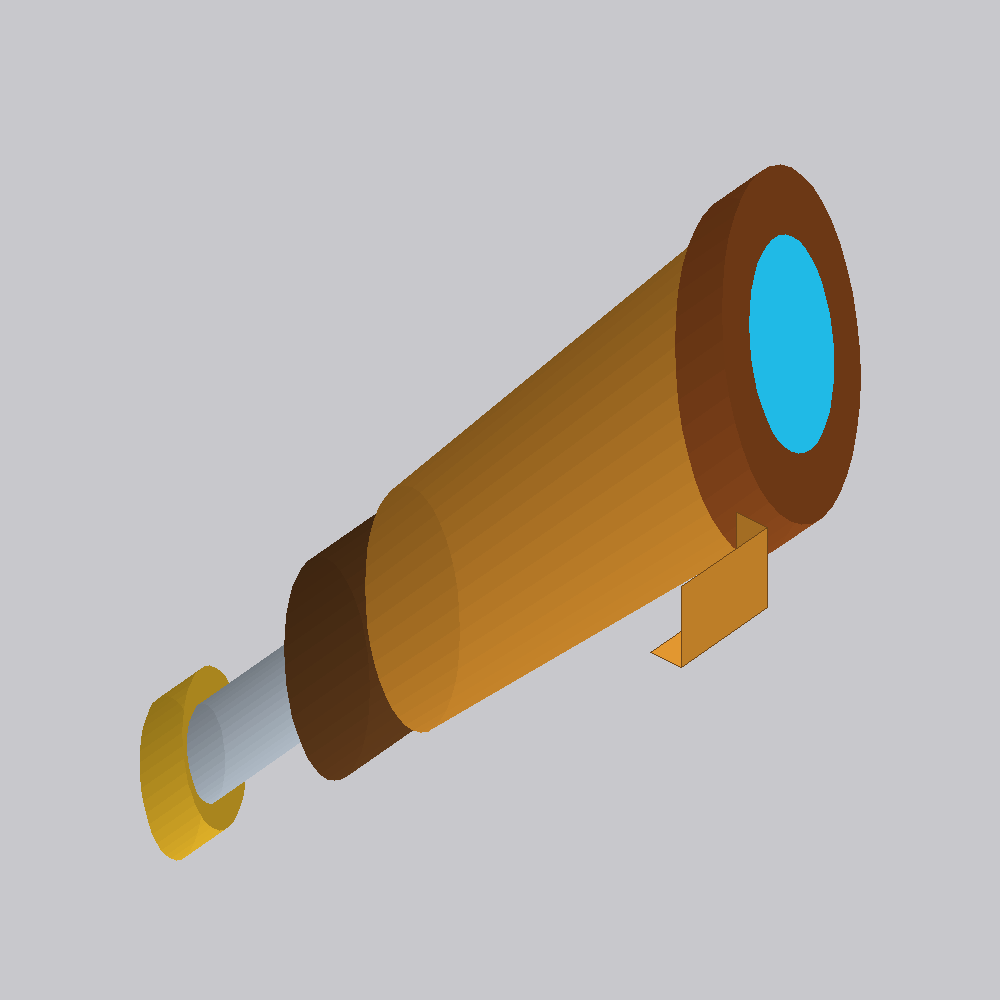

Write Python code to recreate this figure.
"""3/4-view preview of the stylized spyglass."""

from __future__ import annotations

import math
from pathlib import Path

from PIL import Image, ImageDraw

import params as P

OUT = Path(__file__).resolve().parent / "preview.png"


def proj(x, y, z):
    sx = 0.82 * x + 0.48 * z
    sy = -0.40 * x + 0.86 * y + 0.16 * z
    return sx, sy


def circle_pts(x, r, n=48):
    return [proj(x, r * math.cos(a), r * math.sin(a)) for a in [2 * math.pi * i / n for i in range(n)]]


def to_px(pts, bounds, size, pad=0.14):
    minx, miny, maxx, maxy = bounds
    out = []
    for sx, sy in pts:
        px = int((sx - minx) / (maxx - minx) * (1 - 2 * pad) * size + pad * size)
        py = int((sy - miny) / (maxy - miny) * (1 - 2 * pad) * size + pad * size)
        out.append((px, py))
    return out


def shade(rgb, k):
    return tuple(max(0, min(255, int(c * k))) for c in rgb)


def draw_cyl(draw, x0, x1, r0, r1, rgb, bounds, size, hole_r=None):
    n = 40
    # body as strips around the circumference, back faces first
    strips = []
    for i in range(n):
        a0 = 2 * math.pi * i / n
        a1 = 2 * math.pi * (i + 1) / n
        y0, z0 = r0 * math.cos(a0), r0 * math.sin(a0)
        y1, z1 = r0 * math.cos(a1), r0 * math.sin(a1)
        y2, z2 = r1 * math.cos(a1), r1 * math.sin(a1)
        y3, z3 = r1 * math.cos(a0), r1 * math.sin(a0)
        mid_z = 0.25 * (z0 + z1 + z2 + z3)
        # lighting from upper-left
        ny = math.cos((a0 + a1) * 0.5)
        nz = math.sin((a0 + a1) * 0.5)
        lit = 0.55 + 0.45 * max(0.0, ny * 0.3 + nz * 0.2 + 0.5)
        strips.append((mid_z, [(x0, y0, z0), (x0, y1, z1), (x1, y2, z2), (x1, y3, z3)], lit))
    strips.sort(key=lambda s: s[0])
    for _, quad, lit in strips:
        draw.polygon(to_px([proj(*p) for p in quad], bounds, size), fill=shade(rgb, lit))
    # front cap
    cap = circle_pts(x1, r1, n)
    draw.polygon(to_px(cap, bounds, size), fill=shade(rgb, 0.72))
    if hole_r:
        hole = circle_pts(x1 + 0.2, hole_r, n)
        draw.polygon(to_px(hole, bounds, size), fill=(32, 186, 230) if hole_r == P.LENS_R else shade(rgb, 0.35))


def render(size=1000):
    samples = []
    for x, r in (
        (P.EYE_X, P.EYE_R),
        (P.EYE_X + P.EYE_L, P.EYE_R),
        (P.SILVER_X, P.SILVER_R),
        (P.BARREL_X1, P.BARREL_R1),
        (P.RIM_X + P.RIM_L, P.RIM_R_OUT),
        (P.LENS_X + P.LENS_L, P.LENS_R),
        (P.SIGHT_X1, P.SIGHT_Y1),
    ):
        samples.extend(circle_pts(x, r if r < 80 else 30))
    samples.append(proj(P.SIGHT_X0, P.SIGHT_Y1, P.SIGHT_Z0))
    samples.append(proj(P.SIGHT_X1, P.SIGHT_Y1, P.SIGHT_Z1))
    xs = [p[0] for p in samples]
    ys = [p[1] for p in samples]
    bounds = (min(xs), min(ys), max(xs), max(ys))

    img = Image.new("RGB", (size, size), (200, 200, 204))
    draw = ImageDraw.Draw(img)

    draw_cyl(draw, P.EYE_X, P.EYE_X + P.EYE_L, P.EYE_R, P.EYE_R, P.GOLD[:3], bounds, size)
    draw_cyl(draw, P.SILVER_X, P.SILVER_X + P.SILVER_L, P.SILVER_R, P.SILVER_R, P.CHROME[:3], bounds, size)
    draw_cyl(draw, P.COLLAR_X, P.COLLAR_X + P.COLLAR_L, P.COLLAR_R, P.COLLAR_R, P.COLLAR[:3], bounds, size)
    draw_cyl(draw, P.BARREL_X0, P.BARREL_X1, P.BARREL_R0, P.BARREL_R1, P.WOOD[:3], bounds, size)
    draw_cyl(
        draw,
        P.RIM_X,
        P.RIM_X + P.RIM_L,
        P.RIM_R_OUT,
        P.RIM_R_OUT,
        P.WOOD_DARK[:3],
        bounds,
        size,
        hole_r=P.LENS_R,
    )
    # sight box
    x0, x1 = P.SIGHT_X0, P.SIGHT_X1
    y0, y1 = P.SIGHT_Y0, P.SIGHT_Y1
    z0, z1 = P.SIGHT_Z0, P.SIGHT_Z1
    faces = [
        ([(x0, y1, z0), (x1, y1, z0), (x1, y1, z1), (x0, y1, z1)], 1.08),
        ([(x1, y0, z0), (x1, y1, z0), (x1, y1, z1), (x1, y0, z1)], 0.78),
        ([(x0, y0, z1), (x1, y0, z1), (x1, y1, z1), (x0, y1, z1)], 0.9),
    ]
    for quad, k in faces:
        draw.polygon(to_px([proj(*p) for p in quad], bounds, size), fill=shade(P.WOOD[:3], k), outline=(110, 70, 25))
    return img


if __name__ == "__main__":
    render().save(OUT)
    print("wrote", OUT)
